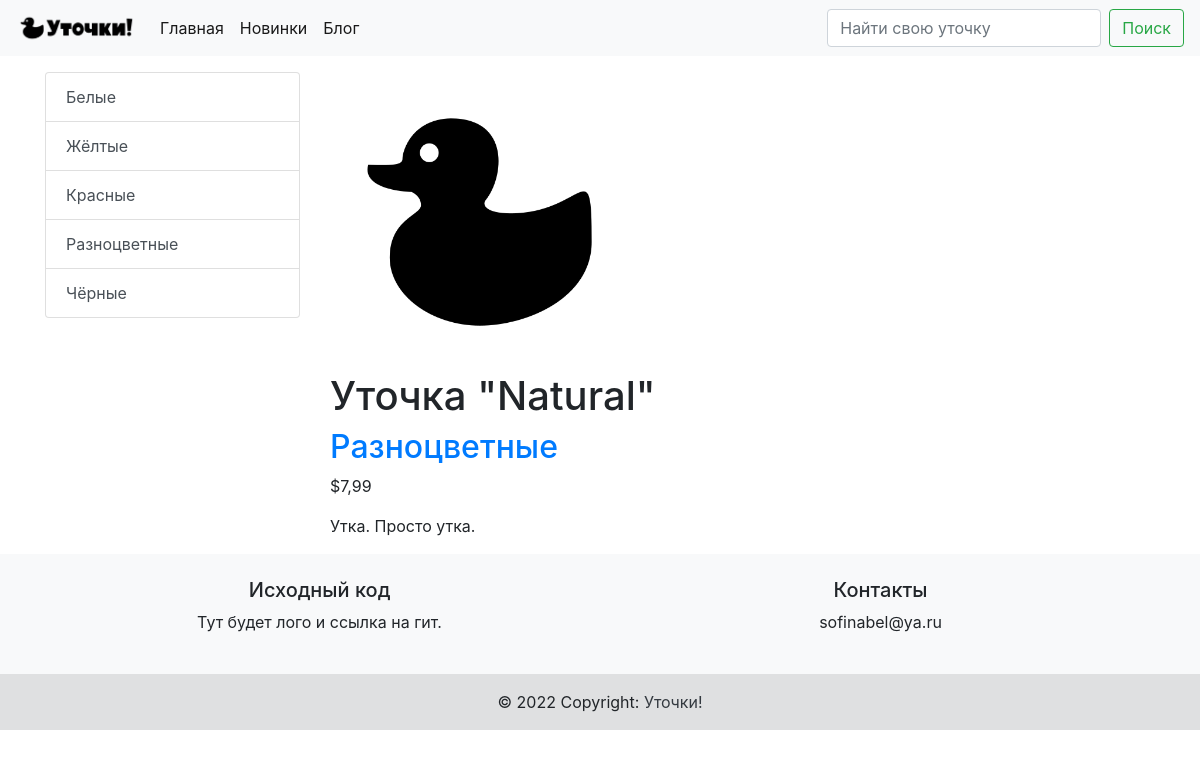
Screenshot of /shop/2/utochka-natural/ with the database file from the repository.
### shop/models.py (models this page shows, shortened)
class Category(models.Model):
    name = models.CharField(max_length=200, db_index=True)
    slug = models.SlugField(max_length=200, db_index=True, unique=True)
    class Meta:
        ordering = ('name',)
        verbose_name = 'Категория'
        verbose_name_plural = 'Категории'
    def __str__(self):
        return self.name
    def get_absolute_url(self):
        return reverse('shop:product_list_by_category',
                       args=[self.slug])

class Product(models.Model):
    category = models.ForeignKey(Category, related_name='products', on_delete=models.PROTECT, verbose_name='Категория')
    name = models.CharField(max_length=200, db_index=True, verbose_name='Наименование')
    slug = models.SlugField(max_length=200, db_index=True)
    image = models.ImageField(upload_to='products/%Y/%m/%d', blank=True, verbose_name='Фото')
    description = models.TextField(blank=True, verbose_name='Описание')
    price = models.DecimalField(max_digits=10, decimal_places=2, verbose_name='Цена')
    stock = models.PositiveIntegerField(verbose_name='Остаток товара')
    available = models.BooleanField(default=True, verbose_name='Доступно')
    created_at = models.DateTimeField(auto_now_add=True, verbose_name='Создано в')
    updated_at = models.DateTimeField(auto_now=True, verbose_name='Обновлено в')
    class Meta:
        ordering = ('name',)
        index_together = (('id', 'slug'),)
        verbose_name = 'Товар'
        verbose_name_plural = 'Товары'

### shop/views.py (the view)
# urls.py: path('<int:id>/<slug>/', views.product_detail, name='product_detail'),
def product_detail(request, id, slug):
    product = get_object_or_404(Product,
                                id=id,
                                slug=slug,
                                available=True)
    return render(request,
                  'shop/product/detail.html',
                  {'product': product})

### shop/templatetags/shop_tags.py (called while the page is built)
@register.simple_tag()
def get_categories():
    return Category.objects.all()

### shop/templates/shop/product/detail.html (shortened to what this page needs)
{% extends "shop/base.html" %}
{% load static %}
{% block content %}
    <div class="product-detail">
        {% if product.photo %}
            <img src="{{ product.photo.url }}" width="300" class="mr-3">
            {% else %}
            <img src="/media/logo.png" width="300" class="mr-3">
            {% endif %}
        <h1>{{ product.name }}</h1>
        <h2><a href="{{ product.category.get_absolute_url }}">{{ product.category }}</a></h2>
        <p class="price">${{ product.price }}</p>
        {{ product.description|linebreaks }}
    </div>
{% endblock %}

### shop/templates/shop/base.html (shortened to what this page needs)
{% extends 'base.html' %}
{% block sidebar %}
{% load shop_tags %}
<div class="list-group">
    {% get_categories as categories %}
    {% for item in categories %}
    <a href="/shop/category/{{ item.slug }}" class="list-group-item list-group-item-action">{{ item.name }}</a>
    {% endfor %}
</div>
{% endblock %}
    {% get_categories as categories %}

### rows the page displays
Category: name "Белые"
Category: name "Жёлтые"
Category: name "Красные"
Category: name "Разноцветные"
Category: name "Чёрные"
Product: name "Уточка \"Natural\"", category "Разноцветные", price "7,99", description "Утка. Просто утка."
